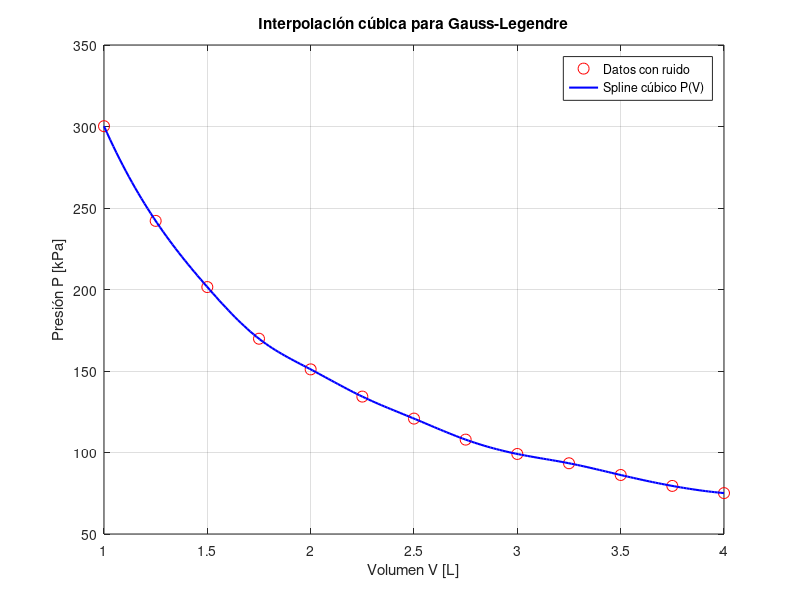

Source code (MATLAB):
%% Laboratorio: Trabajo de compresión W = integral P(V) dV
clc; clear;

% Datos del ejercicio: n = 12 subintervalos, 13 puntos, h = 0.25 L
V = [1, 1.25, 1.5, 1.75, 2, 2.25, 2.5, 2.75, 3, 3.25, 3.5, 3.75, 4];
P = [300.2, 242.1, 201.5, 169.8, 151, 134.3, 120.8, 107.9, 99.1, 93.4, 86.2, 79.5, 75.1];

a = V(1); b = V(end); n = 12; h = (b-a)/n;

fprintf('Datos: V de %.2f a %.2f L, n = %d, h = %.2f L\n', a, b, n, h);

% 1. Regla del Trapecio Compuesta - Polinomio grado 1
% ---------------------------------------------------------------------------------------------------------------------------------------------
% I ≈ h/2 [f(x0) + 2*sum(f(xi)) + f(xn)]
S_trap = P(1) + P(end);
for i = 2:n
    S_trap = S_trap + 2*P(i);
end
W_trap = h/2 * S_trap;

% 2. Regla de Simpson 1/3 Compuesta - Polinomio grado 2, n debe ser
% par------------------------------------------------------------------------------------------------------------------------------------------
% I ≈ h/3 [f(x0) + 4*sum(f(impares)) + 2*sum(f(pares)) + f(xn)]
if mod(n,2) ~= 0
    error('Simpson 1/3 requiere n par');
end
S_simp13 = P(1) + P(end);

% x1,x3,x5,... => peso 4
for i = 2:2:n
    S_simp13 = S_simp13 + 4*P(i);
end

% x2,x4,x6,... => peso 2
for i = 3:2:n-1
    S_simp13 = S_simp13 + 2*P(i);
end
W_simp13 = h/3 * S_simp13;

% 3. Regla de Simpson 3/8 Compuesta - Polinomio grado 3, n múltiplo de
% 3--------------------------------------------------------------------------------------------------------------------------------------------
% I ≈ 3h/8 [f(x0) + 3*sum(i≠3k) + 2*sum(i=3k) + f(xn)]
if mod(n,3) ~= 0
    error('Simpson 3/8 requiere n múltiplo de 3');
end
S_simp38 = P(1) + P(end);

for i = 2:n

    j = i - 1;  % subíndice matemático

    if mod(j,3) == 0
        S_simp38 = S_simp38 + 2*P(i);
    else
        S_simp38 = S_simp38 + 3*P(i);
    end

end
W_simp38 = 3*h/8 * S_simp38;

% 4. Cuadratura de Gauss-Legendre m=3
% Filosofía: nodos óptimos en [-1,1] mapeados a [a,b]
% Para m=3: t = [-sqrt(3/5), 0, sqrt(3/5)], w = [5/9, 8/9, 5/9]
% Como solo tenemos datos discretos, creamos P(V) con spline cúbico
pp = spline(V, P); % interpolación cúbica como pide el ejercicio

t = [-sqrt(3/5), 0, sqrt(3/5)];
w = [5/9, 8/9, 5/9];

W_gauss = 0;
for i = 1:3
    % Mapeo lineal [t] -> [x]: x = (b-a)/2 * t + (b+a)/2
    x_i = (b-a)/2 * t(i) + (b+a)/2;
    P_i = ppval(pp, x_i); % evaluamos el spline en el nodo Gauss
    W_gauss = W_gauss + w(i) * P_i;
end
W_gauss = (b-a)/2 * W_gauss; % factor de escala del cambio de variable

% Tabla de resultados - Gauss como referencia para error relativo
W_ref = integral(@(x) ppval(pp,x),a,b);
metodos = {'Trapecio'; 'Simpson 1/3'; 'Simpson 3/8'; 'Gauss-Legendre'};
valores = [W_trap; W_simp13; W_simp38; W_gauss];
error_rel = abs((valores - W_ref)./W_ref) * 100;

fprintf('MÉTODO | VALOR APROXIMADO [kPa·L] | ERROR RELATIVO %%\n');
fprintf('----------------------------------------------------------------\n');
for i = 1:4
    fprintf('%-15s | %20.4f | %15.4f\n', metodos{i}, valores(i), error_rel(i));
end

% Gráfico para visualizar el ruido y la interpolación
figure;
plot(V, P, 'ro', 'MarkerSize', 8, 'DisplayName', 'Datos con ruido');
hold on;
V_fino = linspace(a, b, 200);
P_fino = ppval(pp, V_fino);
plot(V_fino, P_fino, 'b-', 'LineWidth', 1.5, 'DisplayName', 'Spline cúbico P(V)');
xlabel('Volumen V [L]'); ylabel('Presión P [kPa]');
title('Interpolación cúbica para Gauss-Legendre');
legend; grid on;
